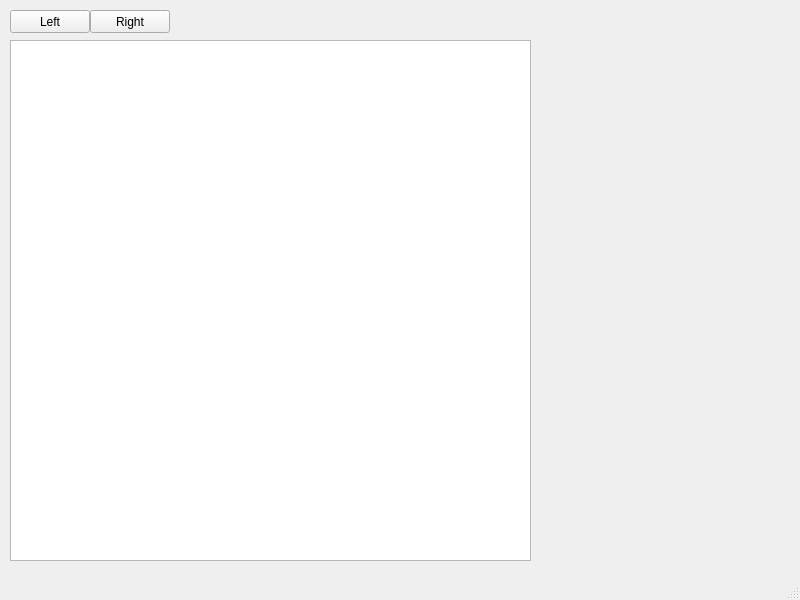
<?xml version="1.0" encoding="UTF-8"?>
<ui version="4.0">
 <class>MainWindow</class>
 <widget class="QMainWindow" name="MainWindow">
  <property name="geometry">
   <rect>
    <x>0</x>
    <y>0</y>
    <width>800</width>
    <height>600</height>
   </rect>
  </property>
  <property name="windowTitle">
   <string>MainWindow</string>
  </property>
  <widget class="QWidget" name="centralwidget">
   <widget class="QPushButton" name="pushButton">
    <property name="geometry">
     <rect>
      <x>10</x>
      <y>10</y>
      <width>80</width>
      <height>23</height>
     </rect>
    </property>
    <property name="text">
     <string>Left</string>
    </property>
   </widget>
   <widget class="QPushButton" name="pushButton_2">
    <property name="geometry">
     <rect>
      <x>90</x>
      <y>10</y>
      <width>80</width>
      <height>23</height>
     </rect>
    </property>
    <property name="text">
     <string>Right</string>
    </property>
   </widget>
   <widget class="QGraphicsView" name="graphicsView">
    <property name="geometry">
     <rect>
      <x>10</x>
      <y>40</y>
      <width>521</width>
      <height>521</height>
     </rect>
    </property>
   </widget>
  </widget>
  <widget class="QMenuBar" name="menubar">
   <property name="geometry">
    <rect>
     <x>0</x>
     <y>0</y>
     <width>800</width>
     <height>20</height>
    </rect>
   </property>
  </widget>
  <widget class="QStatusBar" name="statusbar"/>
 </widget>
 <resources/>
 <connections/>
</ui>
